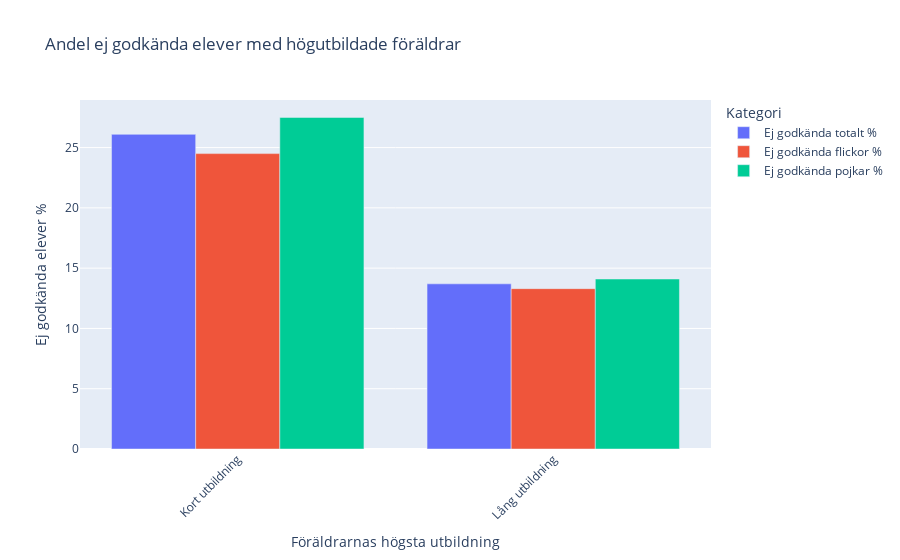

Notebook code for this chart:
### Markdown cell above
#### Now breaking down the parental education category 'Eftergymnasial utbildning' to see the percentages of students missing grades who have well-educated parents, and to show whether if parents have a 'lång' or 'kort' 'eftergymnasial utbildning' makes a difference in students missing grades.

### Code cell
df_parental_education = df_parental_education.iloc[3:5]
df_melted = df_parental_education.melt(id_vars=["Föräldrarnas högsta utbildning"], 
                                       var_name="Kategori", 
                                       value_name="Ej godkända elever %")

# Create a grouped bar chart
fig = px.bar(df_melted, x="Föräldrarnas högsta utbildning", y="Ej godkända elever %", 
             color="Kategori", barmode="group", 
             title="Andel ej godkända elever med högutbildade föräldrar")

# Show the plot & save it to html
fig.update_layout(xaxis_tickangle=-45)
fig.show()
fig.write_html("Visualiseringar/Ej_godkänd_högutbildade_föräldrar.html")

### Figure 1 — Plotly figure (JSON) as saved in the notebook; plotly's stock layout.template omitted (floating-point values rounded to 4 significant figures)
{"data": [{"alignmentgroup": "True", "hovertemplate": "Kategori=Ej godkända totalt %<br>Föräldrarnas högsta utbildning=%{x}<br>Ej godkända elever %=%{y}<extra></extra>", "legendgroup": "Ej godkända totalt %", "marker": {"color": "#636efa", "pattern": {"shape": ""}}, "name": "Ej godkända totalt %", "offsetgroup": "Ej godkända totalt %", "orientation": "v", "showlegend": true, "textposition": "auto", "type": "bar", "x": ["Kort utbildning", "Lång utbildning"], "xaxis": "x", "y": [26.1, 13.7], "yaxis": "y"}, {"alignmentgroup": "True", "hovertemplate": "Kategori=Ej godkända flickor %<br>Föräldrarnas högsta utbildning=%{x}<br>Ej godkända elever %=%{y}<extra></extra>", "legendgroup": "Ej godkända flickor %", "marker": {"color": "#EF553B", "pattern": {"shape": ""}}, "name": "Ej godkända flickor %", "offsetgroup": "Ej godkända flickor %", "orientation": "v", "showlegend": true, "textposition": "auto", "type": "bar", "x": ["Kort utbildning", "Lång utbildning"], "xaxis": "x", "y": [24.5, 13.3], "yaxis": "y"}, {"alignmentgroup": "True", "hovertemplate": "Kategori=Ej godkända pojkar %<br>Föräldrarnas högsta utbildning=%{x}<br>Ej godkända elever %=%{y}<extra></extra>", "legendgroup": "Ej godkända pojkar %", "marker": {"color": "#00cc96", "pattern": {"shape": ""}}, "name": "Ej godkända pojkar %", "offsetgroup": "Ej godkända pojkar %", "orientation": "v", "showlegend": true, "textposition": "auto", "type": "bar", "x": ["Kort utbildning", "Lång utbildning"], "xaxis": "x", "y": [27.5, 14.1], "yaxis": "y"}], "layout": {"barmode": "group", "legend": {"title": {"text": "Kategori"}, "tracegroupgap": 0}, "title": {"text": "Andel ej godkända elever med högutbildade föräldrar"}, "xaxis": {"anchor": "y", "domain": [0, 1], "tickangle": -45, "title": {"text": "Föräldrarnas högsta utbildning"}}, "yaxis": {"anchor": "x", "domain": [0, 1], "title": {"text": "Ej godkända elever %"}}}}
